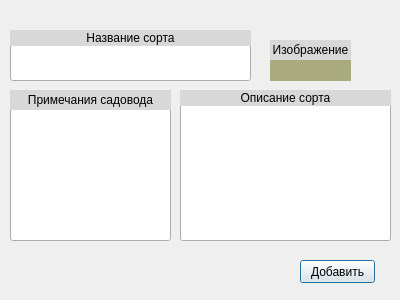
<?xml version="1.0" encoding="UTF-8"?>
<ui version="4.0">
 <class>Dialog</class>
 <widget class="QDialog" name="Dialog">
  <property name="geometry">
   <rect>
    <x>0</x>
    <y>0</y>
    <width>400</width>
    <height>300</height>
   </rect>
  </property>
  <property name="windowTitle">
   <string>Dialog</string>
  </property>
  <widget class="QLineEdit" name="lineEdit">
   <property name="geometry">
    <rect>
     <x>10</x>
     <y>90</y>
     <width>161</width>
     <height>151</height>
    </rect>
   </property>
  </widget>
  <widget class="QLineEdit" name="lineEdit_2">
   <property name="geometry">
    <rect>
     <x>180</x>
     <y>90</y>
     <width>211</width>
     <height>151</height>
    </rect>
   </property>
  </widget>
  <widget class="QLineEdit" name="lineEdit_3">
   <property name="geometry">
    <rect>
     <x>10</x>
     <y>30</y>
     <width>241</width>
     <height>51</height>
    </rect>
   </property>
  </widget>
  <widget class="QPushButton" name="pushButton">
   <property name="geometry">
    <rect>
     <x>300</x>
     <y>260</y>
     <width>75</width>
     <height>23</height>
    </rect>
   </property>
   <property name="text">
    <string>Добавить</string>
   </property>
  </widget>
  <widget class="QLabel" name="label">
   <property name="geometry">
    <rect>
     <x>10</x>
     <y>30</y>
     <width>241</width>
     <height>16</height>
    </rect>
   </property>
   <property name="styleSheet">
    <string notr="true">background-color :rgb(216, 216, 216);</string>
   </property>
   <property name="text">
    <string>&lt;html&gt;&lt;head/&gt;&lt;body&gt;&lt;p align=&quot;center&quot;&gt;Название сорта&lt;/p&gt;&lt;/body&gt;&lt;/html&gt;</string>
   </property>
  </widget>
  <widget class="QLabel" name="label_2">
   <property name="geometry">
    <rect>
     <x>10</x>
     <y>90</y>
     <width>161</width>
     <height>20</height>
    </rect>
   </property>
   <property name="styleSheet">
    <string notr="true">background-color :rgb(216, 216, 216);</string>
   </property>
   <property name="text">
    <string>&lt;html&gt;&lt;head/&gt;&lt;body&gt;&lt;p align=&quot;center&quot;&gt;Примечания садовода&lt;/p&gt;&lt;/body&gt;&lt;/html&gt;</string>
   </property>
  </widget>
  <widget class="QLabel" name="label_3">
   <property name="geometry">
    <rect>
     <x>180</x>
     <y>90</y>
     <width>211</width>
     <height>16</height>
    </rect>
   </property>
   <property name="styleSheet">
    <string notr="true">background-color :rgb(216, 216, 216);</string>
   </property>
   <property name="text">
    <string>&lt;html&gt;&lt;head/&gt;&lt;body&gt;&lt;p align=&quot;center&quot;&gt;Описание сорта&lt;/p&gt;&lt;/body&gt;&lt;/html&gt;</string>
   </property>
  </widget>
  <widget class="QLabel" name="label_4">
   <property name="geometry">
    <rect>
     <x>270</x>
     <y>60</y>
     <width>81</width>
     <height>21</height>
    </rect>
   </property>
   <property name="styleSheet">
    <string notr="true">background-color : rgb(170, 170, 127);</string>
   </property>
   <property name="text">
    <string>&lt;html&gt;&lt;head/&gt;&lt;body&gt;&lt;p align=&quot;center&quot;&gt;&lt;img src=&quot;:/add_img/img.qrc&quot;/&gt;&lt;/p&gt;&lt;/body&gt;&lt;/html&gt;</string>
   </property>
  </widget>
  <widget class="QLabel" name="label_5">
   <property name="geometry">
    <rect>
     <x>270</x>
     <y>40</y>
     <width>81</width>
     <height>20</height>
    </rect>
   </property>
   <property name="styleSheet">
    <string notr="true">background-color :rgb(216, 216, 216);</string>
   </property>
   <property name="text">
    <string>&lt;html&gt;&lt;head/&gt;&lt;body&gt;&lt;p align=&quot;center&quot;&gt;Изображение&lt;/p&gt;&lt;/body&gt;&lt;/html&gt;</string>
   </property>
  </widget>
 </widget>
 <resources>
  <include location="Новая папка/img.qrc"/>
 </resources>
 <connections/>
</ui>
